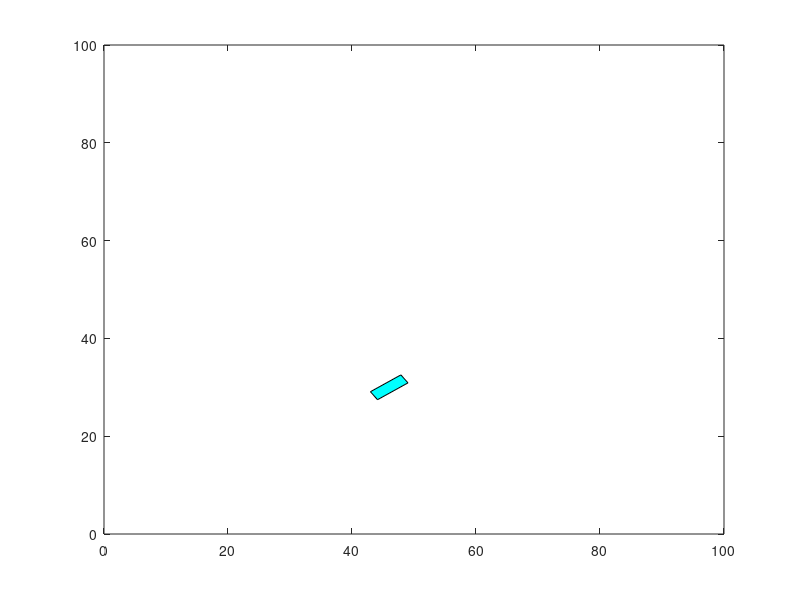

Source code (MATLAB): (Note: this script raises an error after producing the figure.)
clear;
%Start setup
c1 = randi(100);
c2 = randi(100);
X = [c1-3 c1-3 c1+3 c1+3];
Y = [c2-1 c2+1 c2+1 c2-1];
rect = fill(X,Y,'c');
theta = randi(360);
rot = [cosd(theta) -sind(theta); sind(theta) cosd(theta)];
center = repmat([c1 c2], 4 ,1)';
axis([0 100 0 100]);
ax1 = gca;
V = get(rect,'Vertices')';
V = rot*(V-center)+center;
set(rect,'Vertices',V');
pause(0.1);
drawnow;
%end setup
%start number 2
goal = repmat([25 25], 4, 1)';
g = animatedline(ax1,'Marker','x');
addpoints(g,goal(1,1),goal(2,1));
squared = (goal-center).^2;
d = sqrt(squared(1,1) + squared(2,1)); %distance between position and goal
vd = 0;
xv = 0;
yv = 0;
n = 0;
kp = 2;
ki = 0.25;
kd = 0.1;
vref = 3;
previousError = 0;
integral = 0;
numGoals = 1;
goal2 = repmat([25 70], 4, 1)';
g2 = animatedline(ax1,'Marker','x');
addpoints(g2,goal2(1,1),goal2(2,1));
goal3 = repmat([70 25], 4, 1)';
g3 = animatedline(ax1,'Marker','x');
addpoints(g3,goal3(1,1),goal3(2,1));
g4 = animatedline(ax1,'Marker','x');
addpoints(g4,70,70);
g5 = animatedline(ax1,'Marker','x');
addpoints(g5,10,40);
g6 = animatedline(ax1,'Marker','x');
addpoints(g6,80,60);
x_init = 50;
y_init = 50;
theta_init = 90;

%creating particles
particles = zeros(1000,5); 
for c=1:1000
    particles(c,1) = randi(100); %x
    particles(c,2) = randi(100); %y
    particles(c,3) = randi(360); %theta
end

% %% goes into loop
% hold on;
% scatter(particles(1:1000,1),particles(1:1000,2),'.');
% hold off;
% 
% %distance of robot to landmarks simulated as sensor measurements with noise
% dl1 = sqrt((center(1,1)-25)^2+(center(2,1)-25)^2)+normrnd(0,sqrt(8));
% dl2 = sqrt((center(1,1)-25)^2+(center(2,1)-70)^2)+normrnd(0,sqrt(8));
% dl3 = sqrt((center(1,1)-70)^2+(center(2,1)-25)^2)+normrnd(0,sqrt(8));
% dl4 = sqrt((center(1,1)-70)^2+(center(2,1)-70)^2)+normrnd(0,sqrt(8));
% dl5 = sqrt((center(1,1)-10)^2+(center(2,1)-40)^2)+normrnd(0,sqrt(8));
% dl6 = sqrt((center(1,1)-80)^2+(center(2,1)-60)^2)+normrnd(0,sqrt(8));
% 
% %weighting
% landmarks = [25 25;25 70;70 25;70 70;10 40;80 60];
% robot_d = [dl1;dl2;dl3;dl4;dl5;dl6];    %sensor measurements
% w_sum = 0;
% for i=1:1000
%     prob_p = 0;
%     for lm =1:6
%         dist_i=sqrt((particles(i,1)-landmarks(lm,1))^2+(particles(i,2)-landmarks(lm,2))^2);
%         prob_p = prob_p + (1/sqrt(2*pi*0.5))*exp(-0.5*((dist_i-robot_d(lm,1))^2/0.5));
%     end
%     w_p = prob_p/6;
%     w_sum = w_sum + w_p;
%     particles(i,4) = w_p;
% end
% particles(1:1000,4) = particles(1:1000,4)./w_sum;
% 
% %resampling
% 
% % particles(1,5) = particles(1,4);
% % for i=2:1000
% %   particles(i,5) = particles(i,4)+particles(i-1,5); %creating the wheel
% % end
% 
% new_particles = [];
% r = (1/1000)*rand();
% c = particles(1,4);
% i = 1;
% for j=1:1000
%    U=r+((j-1)/1000);
%    while U > c
%       i = i + 1;
%       c = c + particles(i,4);
%    end
%    new_particles = cat(1, new_particles, particles(i,1:5));
% end
% 
% %move particles
% new_particles(1:1000,3) = new_particles(1:1000,3)+ radtodeg(0.2)+normrnd(0,sqrt(0.5));
% new_particles(1:1000,1) = 1*cos(new_particles(1:1000,3))+normrnd(0,sqrt(0.5));   %move particles 1m in the direction of their theta
% new_particles(1:1000,2) = 1*sin(new_particles(1:1000,3))+normrnd(0,sqrt(0.5));
% 
% particles = new_particles
figure(2);
while numGoals < 11
    s = scatter(particles(1:1000,1),particles(1:1000,2),'.');
    s.XDataSource = 'particles(1:1000,1)';
    s.YDataSource = 'particles(1:1000,2)';
    %distance of robot to landmarks simulated as sensor measurements with noise
    dl1 = sqrt((center(1,1)-25)^2+(center(2,1)-25)^2)+normrnd(0,sqrt(8));
    dl2 = sqrt((center(1,1)-25)^2+(center(2,1)-70)^2)+normrnd(0,sqrt(8));
    dl3 = sqrt((center(1,1)-70)^2+(center(2,1)-25)^2)+normrnd(0,sqrt(8));
    dl4 = sqrt((center(1,1)-70)^2+(center(2,1)-70)^2)+normrnd(0,sqrt(8));
    dl5 = sqrt((center(1,1)-10)^2+(center(2,1)-40)^2)+normrnd(0,sqrt(8));
    dl6 = sqrt((center(1,1)-80)^2+(center(2,1)-60)^2)+normrnd(0,sqrt(8));

    %weighting
    landmarks = [25 25;25 70;70 25;70 70;10 40;80 60];
    robot_d = [dl1;dl2;dl3;dl4;dl5;dl6];    %sensor measurements
    w_sum = 0;
    for i=1:1000
        prob_p = 0;
        for lm =1:6
            dist_i=sqrt((particles(i,1)-landmarks(lm,1))^2+(particles(i,2)-landmarks(lm,2))^2);
            prob_p = prob_p + (1/sqrt(2*pi*0.5))*exp(-0.5*((dist_i-robot_d(lm,1))^2/0.5));
        end
        w_p = prob_p/6;
        w_sum = w_sum + w_p;
        particles(i,4) = w_p;
    end
    particles(1:1000,4) = particles(1:1000,4)./w_sum;

    %resampling

    % particles(1,5) = particles(1,4);
    % for i=2:1000
    %   particles(i,5) = particles(i,4)+particles(i-1,5); %creating the wheel
    % end

    new_particles = [];
    r = (1/1000)*rand();
    c = particles(1,4);
    i = 1;
    for j=1:1000
        U=r+((j-1)/1000);
        while U > c
            i = i + 1;
            c = c + particles(i,4);
        end
        new_particles = cat(1, new_particles, particles(i,1:5));
    end
    
    dtheta = 0.2 + normrnd(0,sqrt(0.5));
    theta = theta + dtheta;
    xv = 1.*cos(theta)+normrnd(0,sqrt(0.5));   %move robot 1m in direction of current orientation
    yv = 1.*sin(theta)+normrnd(0,sqrt(0.5));
        
    c1 = c1 + xv;
    c2 = c2 + yv;
    X = [c1-3 c1-3 c1+3 c1+3];
    Y = [c2-1 c2+1 c2+1 c2-1];
    hold on;
    rect = fill(X,Y,'c');
    center = repmat([c1 c2], 4 ,1)';
    axis([0 100 0 100]);
    rot3= [cos(theta) -sin(theta); sin(theta) cos(theta)];
    V = rot3*(V-center)+center;
    set(rect,'Vertices',V');
    h = animatedline(ax1,'Marker','.');
    h.Color = 'red';
    addpoints(h,center(1,1),center(2,1));
    hold off;
    numGoals = numGoals + 1;
       
    %move particles
    for i=1:1000
        new_particles(i,3) = new_particles(i,3)+ radtodeg(0.2)+ normrnd(0,sqrt(0.5));
        new_particles(i,1) = new_particles(i,1)+1*cos(new_particles(i,3))+normrnd(0,sqrt(0.5));   %move particles 1m in the direction of their theta
        new_particles(i,2) = new_particles(i,2)+1*sin(new_particles(i,3))+normrnd(0,sqrt(0.5));
    end
    particles = new_particles;
    
    pause(1);

    refreshdata
end
%end number 2